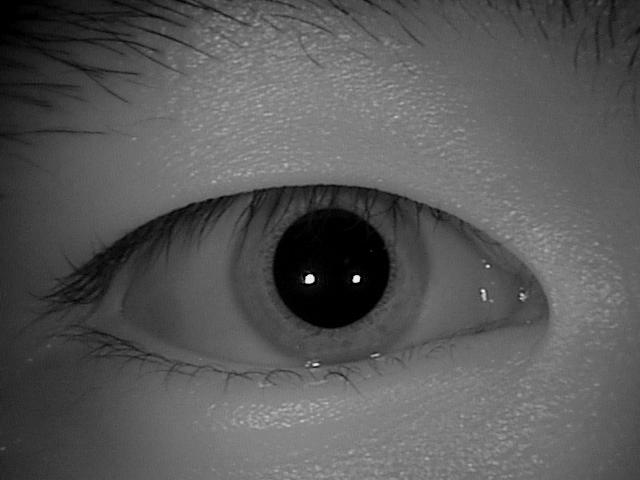
#> input picture data/004/L/S5004L05.jpg, 640 x 480 px; its folder holds only this picture in this run
$ python npyFile.py
#> lines starting #> are read from the running program, lines starting #| are printed output that depends on the picture; after the words box and inside, x2 and y2 are one past the last pixel; in counts of white or black regions, pixels touching at a corner belong together
import cv2
import numpy as np
import os
import glob

def preprocess(img_path):
    """Đọc và chuẩn hóa ảnh"""
#> called with img_path = 'data/004/L/S5004L05.jpg'
    img = cv2.imread(img_path, cv2.IMREAD_GRAYSCALE)
#> img is the input picture: shape (480, 640); min 0, max 254, mean 87.9
    img = cv2.resize(img, (128, 128))
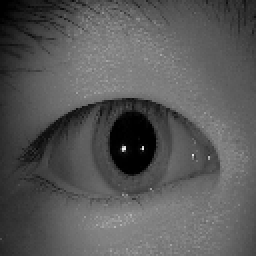
#> img: shape (128, 128) (shown 2 times larger); min 0, max 240, mean 87.9
    return img

def log_gabor_filter(img, frequency=0.2, sigma=3.0):
    """Lọc Log-Gabor đơn giản"""
#> called with frequency = 0.2, sigma = 3
    rows, cols = img.shape
#> rows = 128; cols = 128
    x = np.linspace(-0.5, 0.5, cols)
#> x = 128 values from -0.5 to 0.5
    y = np.linspace(-0.5, 0.5, rows)
#> y = 128 values from -0.5 to 0.5
    X, Y = np.meshgrid(x, y)
    radius = np.sqrt(X**2 + Y**2)
    log_gabor = np.exp((-(np.log(radius/frequency))**2) / (2 * (np.log(sigma))**2))
    log_gabor[radius == 0] = 0
    img_fft = np.fft.fft2(img)
    img_fftshift = np.fft.fftshift(img_fft)
    filtered = np.fft.ifft2(np.fft.ifftshift(img_fftshift * log_gabor))
    return np.abs(filtered)
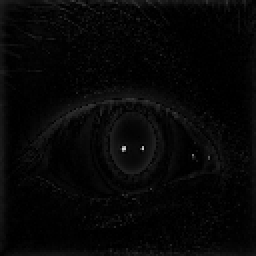
#> returned value: shape (128, 128) float64 (shown 2 times larger); min 0.0174, max 209.6, mean 7.1

def iris_to_code(img):
    """Chuyển ảnh → mã nhị phân"""
    mean_val = np.mean(img)
#> mean_val = 7.06
    binary = (img > mean_val).astype(np.uint8)
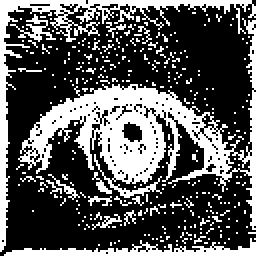
#> binary: shape (128, 128) (shown 2 times larger); values 0 (black) and 1 (white), 34.4% white; 325 white regions (315 under 20 px), largest, box (x1, y1, x2, y2) and area: (9, 9, 128, 115) 2976, (0, 0, 128, 126) 1213, (2, 119, 128, 128) 465
    return binary.flatten()  # vector 0/1

def process_dataset(data_dir="data", out_dir="codes"):
    os.makedirs(out_dir, exist_ok=True)

    persons = os.listdir(data_dir)
    for person in persons:
        for eye in ["L", "R"]:
            eye_dir = os.path.join(data_dir, person, eye)
            if not os.path.exists(eye_dir):
                continue
            images = glob.glob(os.path.join(eye_dir, "*.jpg"))
            for img_path in images:
                img = preprocess(img_path)
                filtered = log_gabor_filter(img)
                iris_code = iris_to_code(filtered)
#> iris_code = 16384 values, max 1 at index 0, min 0 at index 43, mean 0.344

                # tên file lưu
                fname = os.path.basename(img_path).replace(".jpg", ".npy")
                save_path = os.path.join(out_dir, f"{person}_{eye}_{fname}")
                np.save(save_path, iris_code)

                print(f"Saved {save_path} | IrisCode length: {len(iris_code)}")
#| Saved codes/004_L_S5004L05.npy | IrisCode length: 16384
#> pass 2 of the loop in process_dataset, `for person in persons:`:
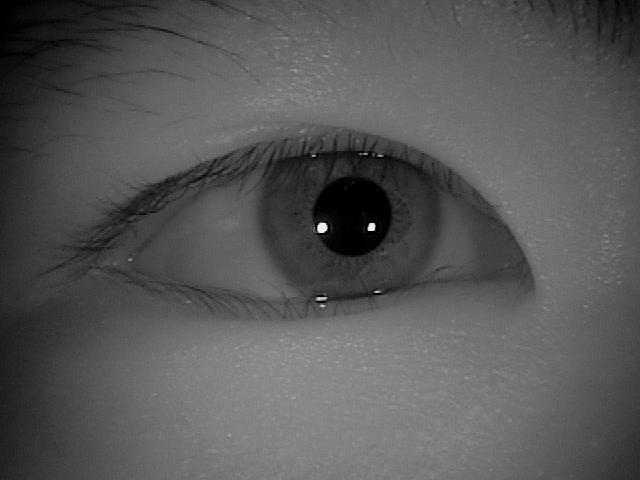
#> input picture data/006/L/S5006L00.jpg, 640 x 480 px
#> in preprocess, img is the input picture: shape (480, 640); min 0, max 255, mean 86.8
#> img: shape (128, 128)
#> in log_gabor_filter (call 3), `log_gabor = np.exp((-(np.log(radius/frequency))**2) / (2 * (np.log(sig..`:
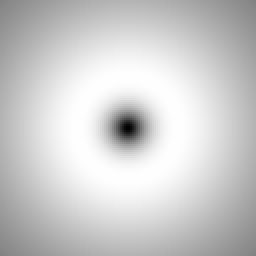
#> log_gabor: shape (128, 128) float64 (shown 2 times larger); min 0.00493, max 1, mean 0.804
#> in iris_to_code (call 3), `binary = (img > mean_val).astype(np.uint8)`:
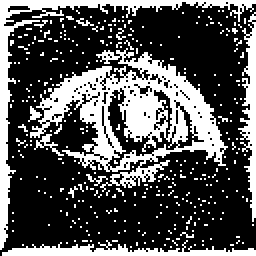
#> binary: shape (128, 128) (shown 2 times larger); values 0 (black) and 1 (white), 32.7% white; 340 white regions (333 under 20 px), largest, box (x1, y1, x2, y2) and area: (15, 24, 114, 96) 2701, (0, 0, 128, 125) 1068, (1, 120, 128, 128) 479
#> pass 3 of the loop in process_dataset, `for person in persons:`:
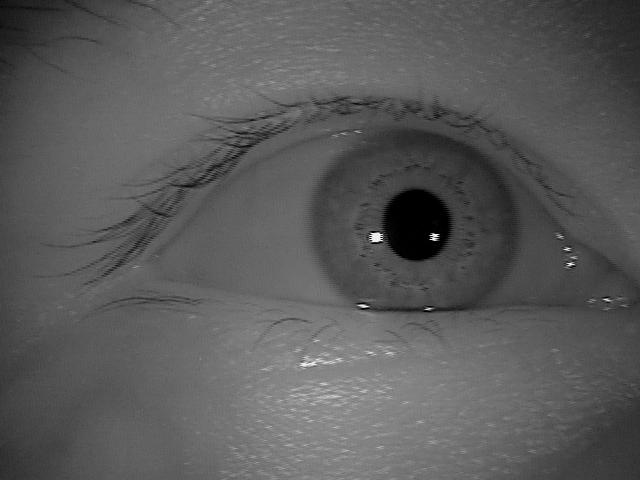
#> input picture data/009/L/S5009L03.jpg, 640 x 480 px
#> in preprocess, img is the input picture: shape (480, 640); min 0, max 255, mean 89.9
#> in preprocess (call 5), `img = cv2.resize(img, (128, 128))`:
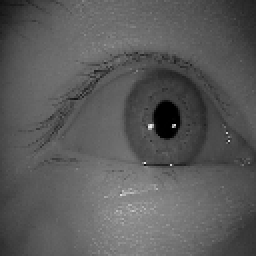
#> img: shape (128, 128) (shown 2 times larger); min 0, max 236, mean 90
#> in iris_to_code (call 5), `binary = (img > mean_val).astype(np.uint8)`:
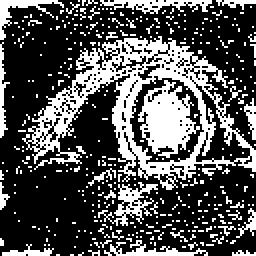
#> binary: shape (128, 128) (shown 2 times larger); values 0 (black) and 1 (white), 31.9% white; 390 white regions (376 under 20 px), largest, box (x1, y1, x2, y2) and area: (11, 18, 128, 95) 2507, (69, 40, 100, 79) 663, (49, 91, 79, 113) 222
#> the loop made 4 passes; the first 3 are shown

if __name__ == "__main__":
    process_dataset("data", "codes")
